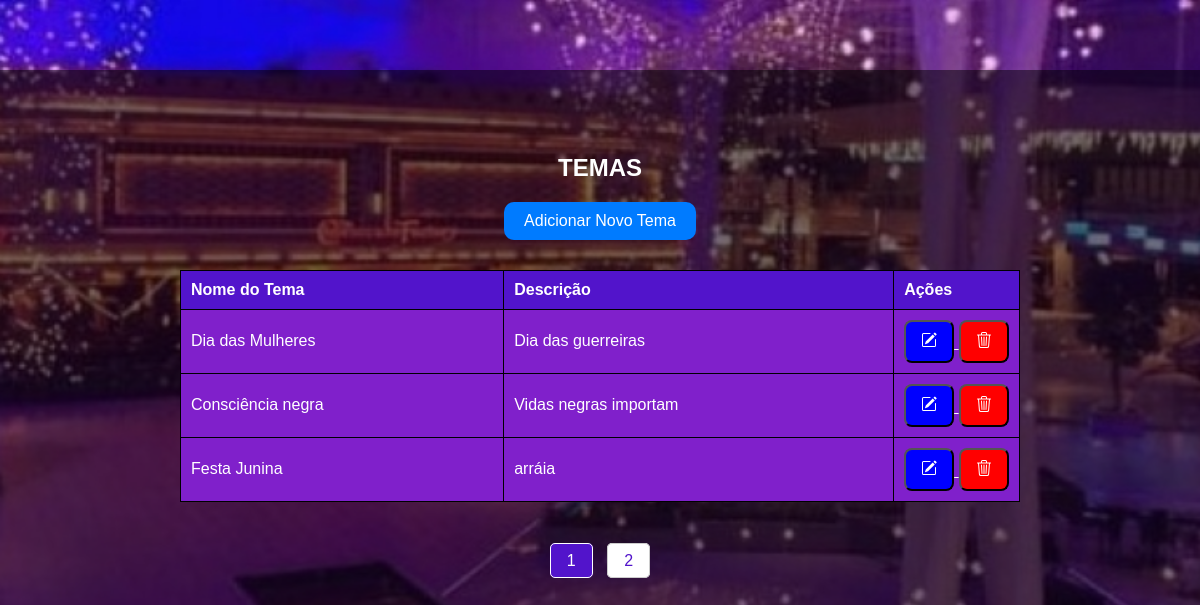
The page /tema lista.php on the database its author committed.
### tables this page shows
CREATE TABLE `tema` (
  `id` int(11) NOT NULL,
  `nome` varchar(100) NOT NULL,
  `descricao` text DEFAULT NULL,
  `criado_em` timestamp NOT NULL DEFAULT current_timestamp()
);

### tema lista.php (the view, shortened to what this page needs)
<?php
include("php/Config.php");
$temas_por_pagina = 3;
$pagina_atual = isset($_GET['pagina']) ? intval($_GET['pagina']) : 1;
$offset = ($pagina_atual - 1) * $temas_por_pagina;
$sql = "SELECT * FROM tema LIMIT $temas_por_pagina OFFSET $offset";
$result = $conn->query($sql);
$sql_total = "SELECT COUNT(*) AS total FROM tema";
$total_result = $conn->query($sql_total);
$total_temas = $total_result->fetch_assoc()['total'];
$total_paginas = ceil($total_temas / $temas_por_pagina);
?>
<!DOCTYPE html>
<html lang="pt-BR">
<head>
    <link rel="stylesheet" href="tema lista.css">
</head>
<body>
<section class="tema-evento">
    <div class="conteudo">
        <h2>TEMAS</h2>
        <a href="tema cadastro.php" class="button">Adicionar Novo Tema</a>
    </div>
    <table>
        <tr>
            <th>Nome do Tema</th>
            <th>Descrição</th>
            <th class="ações">Ações</th>
        </tr>
        <?php if ($result->num_rows > 0): ?>
            <?php while ($row = $result->fetch_assoc()): ?>
            <tr>
                <td><?= $row['nome'] ?></td>
                <td><?= $row['descricao'] ?></td>
                <td class="action">
                    <a href="editar tema.php?id=<?= $row['id'] ?>">
                        <button class='btn-edit'>
                        </button>
                    </a>
                    <a href="delete tema.php?excluir=<?= $row['id'] ?>" onclick="return confirm('Tem certeza que deseja excluir este tema?');">
                        <button class="delete">
                        </button>
                    </a>
                </td>
            </tr>
            <?php endwhile; ?>
        <?php else: ?>
            <tr>
                <td colspan="4">Nenhum tema encontrado.</td>
            </tr>
        <?php endif; ?>
    </table>
    <div class="pagination">
        <?php for ($i = 1; $i <= $total_paginas; $i++): ?>
            <a href="?pagina=<?= $i ?>" class="<?= ($pagina_atual == $i) ? 'active' : '' ?>"><?= $i ?></a>
        <?php endfor; ?>
    </div>
</section>
</body>
</html>

### tema lista.css (style rules this page uses)
body { font-family: 'Montserrat', sans-serif; margin: 0; padding: 0; color: white; background-image: url(Gestão.jpg); background-repeat: no-repeat ; background-size: cover; background-position: center; background-attachment: fixed; -webkit-background-size: cover; -moz-background-size: cover; -o-background-size: cover; background-size: cover; overflow: hidden; }
.tema-evento { position: fixed; top: 70px; left: 0; width: 100%; height: 100%; background-color: rgba(0, 0, 0, 0.5); z-index: 1; }
.tema-evento .conteudo { position: relative; z-index: 1000; color: white; padding: 89px; display: flex; justify-content: center; align-items: center; top: -25px; gap: -25px; display: flex; flex-direction: column; }
a { color: white; }
table { color: white; width: 70%; border-collapse: collapse; margin-bottom: 20px; margin: 50px auto; margin-top: -84px; }
.button { display: inline-block; padding: 10px 20px; font-size: 16px; color: white; background-color: #007BFF; border: none; border-radius: 10px; text-decoration: none; text-align: center; transition: background-color 0.3s ease, transform 0.2s ease; }
table, th, td { border: 1px solid black; }
th { background-color: #5214cb; }
td { background-color: #8020cb; }
th, td { padding: 10px; text-align: left; }
.ações { width: 15%; }
.delete { border-radius: 8px; padding: 10px 15px; cursor: pointer; color: white; background-color: red; }
.btn-edit { border-radius: 8px; padding: 10px 15px; cursor: pointer; color: white; background-color: blue; }
h2 { text-align: center; }
.pagination { margin-top: 20px; text-align: center; }
.pagination a { color: #5214cb; padding: 8px 16px; text-decoration: none; border: 1px solid #ccc; margin: 0 5px; background-color: white; border-radius: 5px; }
.pagination a.active { background-color: #5214cb; color: white; border: 1px solid rgb(255, 255, 255); }

### rows shown on the page
tema: nome "Dia das Mulheres", descricao "Dia das guerreiras"
tema: nome "Consciência negra", descricao "Vidas negras importam"
tema: nome "Festa Junina", descricao "arráia"
